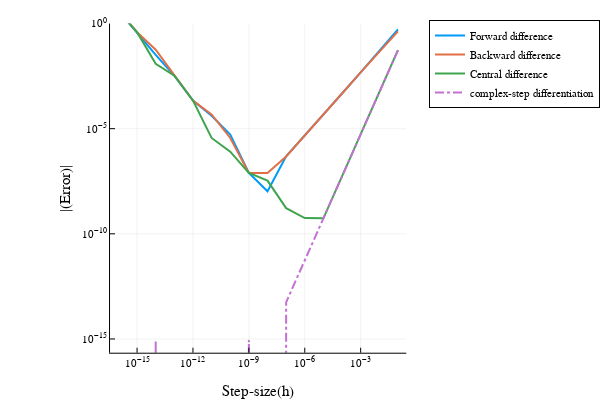

The code cell stored with this chart in its notebook:
### Markdown cell above
Lets see visually how complex-step differentiation fares with finite-difference schemes:

### Code cell
err_compdiff = @. abs(complex_step_diff(1.5,h) - ∂f(1.5))
plot!(h, err_compdiff, xaxis=:log, yaxis=:log,
       label = "complex-step differentiation", lw=2, legend=:outertopright,
       linestyle =:dashdot, ylims=(eps(Float64), 1))

### Figure 1 — Plotly figure (JSON) as saved in the notebook; plotly's stock layout.template omitted (floating-point values rounded to 4 significant figures)
{"data": [{"colorbar": {"title": ""}, "legendgroup": "Forward difference", "line": {"color": "rgba(0, 154, 250, 1.000)", "dash": "solid", "shape": "linear", "width": 2}, "mode": "lines", "name": "Forward difference", "showlegend": true, "type": "scatter", "x": [0.1, 0.01, 0.001, 0.0001, 1e-05, 1e-06, 1e-07, 1e-08, 1e-09, 1e-10, 1e-11, 1e-12, 1e-13, 1e-14, 1e-15, 1e-16], "xaxis": "x", "y": [0.5314, 0.04786, 0.004737, 0.0004732, 4.732e-05, 4.731e-06, 4.813e-07, 1.054e-08, 7.828e-08, 5.251e-06, 4.078e-05, 0.0002184, 0.003334, 0.03219, 0.3875, 4.053], "yaxis": "y", "zmax": null, "zmin": null}, {"colorbar": {"title": ""}, "legendgroup": "Backward difference", "line": {"color": "rgba(227, 111, 71, 1.000)", "dash": "solid", "shape": "linear", "width": 2}, "mode": "lines", "name": "Backward difference", "showlegend": true, "type": "scatter", "x": [0.1, 0.01, 0.001, 0.0001, 1e-05, 1e-06, 1e-07, 1e-08, 1e-09, 1e-10, 1e-11, 1e-12, 1e-13, 1e-14, 1e-15, 1e-16], "xaxis": "x", "y": [0.4231, 0.04678, 0.004726, 0.0004731, 4.731e-05, 4.732e-06, 4.78e-07, 7.828e-08, 7.828e-08, 3.631e-06, 4.804e-05, 0.0002184, 0.003334, 0.05663, 0.3875, 4.053], "yaxis": "y", "zmax": null, "zmin": null}, {"colorbar": {"title": ""}, "legendgroup": "Central difference", "line": {"color": "rgba(62, 164, 78, 1.000)", "dash": "solid", "shape": "linear", "width": 2}, "mode": "lines", "name": "Central difference", "showlegend": true, "type": "scatter", "x": [0.1, 0.01, 0.001, 0.0001, 1e-05, 1e-06, 1e-07, 1e-08, 1e-09, 1e-10, 1e-11, 1e-12, 1e-13, 1e-14, 1e-15, 1e-16], "xaxis": "x", "y": [0.05414, 0.0005362, 5.361e-06, 5.361e-08, 5.473e-10, 5.629e-10, 1.658e-09, 3.387e-08, 7.828e-08, 8.099e-07, 3.631e-06, 0.0002184, 0.003334, 0.01222, 0.3875, 4.053], "yaxis": "y", "zmax": null, "zmin": null}, {"colorbar": {"title": ""}, "legendgroup": "complex-step differentiation", "line": {"color": "rgba(195, 113, 210, 1.000)", "dash": "dashdot", "shape": "linear", "width": 2}, "mode": "lines", "name": "complex-step differentiation", "showlegend": true, "type": "scatter", "x": [0.1, 0.01, 0.001, 0.0001, 1e-05, 1e-06, 1e-07, 1e-08, 1e-09, 1e-10, 1e-11, 1e-12, 1e-13, 1e-14, 1e-15, 1e-16], "xaxis": "x", "y": [0.05309, 0.0005361, 5.361e-06, 5.361e-08, 5.361e-10, 5.362e-12, 5.507e-14, 0, 8.882e-16, 0, 0, 0, 0, 8.882e-16, 0, 0], "yaxis": "y", "zmax": null, "zmin": null}], "layout": {"annotations": [], "height": 400, "legend": {"bgcolor": "rgba(255, 255, 255, 1.000)", "bordercolor": "rgba(0, 0, 0, 1.000)", "borderwidth": 1, "font": {"color": "rgba(0, 0, 0, 1.000)", "family": "sans-serif", "size": 11}, "title": {"font": {"color": "rgba(0, 0, 0, 1.000)", "family": "sans-serif", "size": 15}, "text": ""}, "tracegroupgap": 0, "traceorder": "normal", "x": 1.05, "xanchor": "upper", "y": 1, "yanchor": "right"}, "margin": {"b": 20, "l": 0, "r": 0, "t": 20}, "paper_bgcolor": "rgba(255, 255, 255, 1.000)", "plot_bgcolor": "rgba(255, 255, 255, 1.000)", "showlegend": true, "width": 600, "xaxis": {"anchor": "y", "domain": [0.2691, 0.9934], "gridcolor": "rgba(0, 0, 0, 0.100)", "gridwidth": 0.5, "linecolor": "rgba(0, 0, 0, 1.000)", "mirror": false, "range": [-16.45, -0.55], "showgrid": true, "showline": true, "showticklabels": true, "tickangle": 0, "tickcolor": "rgb(0, 0, 0)", "tickfont": {"color": "rgba(0, 0, 0, 1.000)", "family": "sans-serif", "size": 11}, "tickmode": "array", "ticks": "inside", "ticktext": ["10<sup>−15</sup>", "10<sup>−12</sup>", "10<sup>−9</sup>", "10<sup>−6</sup>", "10<sup>−3</sup>"], "tickvals": [1e-15, 1e-12, 1e-09, 1e-06, 0.001], "title": " Step-size(h) ", "titlefont": {"color": "rgba(0, 0, 0, 1.000)", "family": "sans-serif", "size": 15}, "type": "log", "visible": true, "zeroline": false, "zerolinecolor": "rgba(0, 0, 0, 1.000)"}, "yaxis": {"anchor": "x", "domain": [0.07581, 0.9902], "gridcolor": "rgba(0, 0, 0, 0.100)", "gridwidth": 0.5, "linecolor": "rgba(0, 0, 0, 1.000)", "mirror": false, "range": [-15.65, 0], "showgrid": true, "showline": true, "showticklabels": true, "tickangle": 0, "tickcolor": "rgb(0, 0, 0)", "tickfont": {"color": "rgba(0, 0, 0, 1.000)", "family": "sans-serif", "size": 11}, "tickmode": "array", "ticks": "inside", "ticktext": ["10<sup>−15</sup>", "10<sup>−10</sup>", "10<sup>−5</sup>", "10<sup>0</sup>"], "tickvals": [1e-15, 1e-10, 1e-05, 1], "title": " |(Error)| ", "titlefont": {"color": "rgba(0, 0, 0, 1.000)", "family": "sans-serif", "size": 15}, "type": "log", "visible": true, "zeroline": false, "zerolinecolor": "rgba(0, 0, 0, 1.000)"}}}
